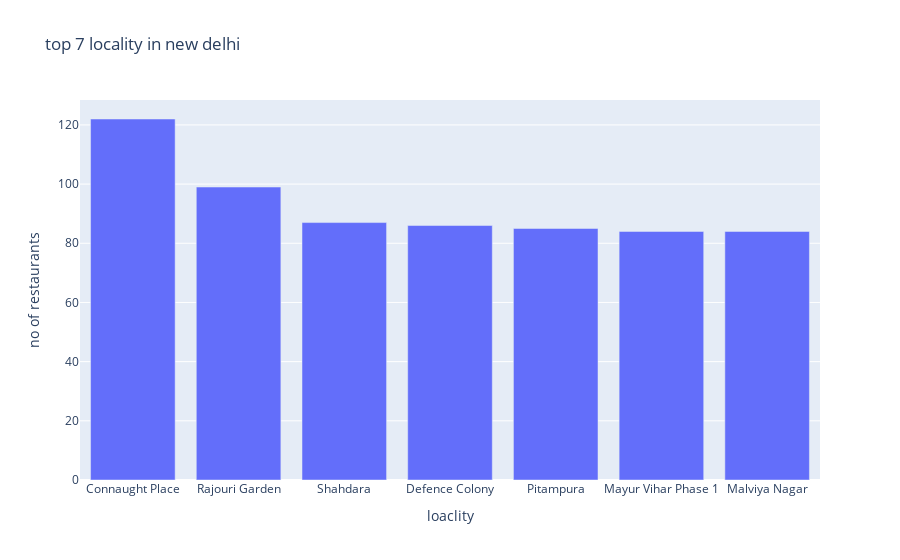

Source (notebook cell):
### Markdown cell above
## Top 7 locality in new delhi which has more number of restaurants (Q6)

### Code cell
new = df_ind[df_ind['City']=='New Delhi'].groupby('Locality')['Restaurant ID'].count().sort_values(ascending=False).reset_index()
px.bar(x=new['Locality'][:7],y=new['Restaurant ID'][:7],labels={'x':'loaclity','y':'no of restaurants'},title='top 7 locality in new delhi')

### Figure 1 — Plotly figure (JSON) as saved in the notebook; plotly's stock layout.template omitted (floating-point values rounded to 4 significant figures)
{"data": [{"alignmentgroup": "True", "hovertemplate": "loaclity=%{x}<br>no of restaurants=%{y}<extra></extra>", "legendgroup": "", "marker": {"color": "#636efa"}, "name": "", "offsetgroup": "", "orientation": "v", "showlegend": false, "textposition": "auto", "type": "bar", "x": ["Connaught Place", "Rajouri Garden", "Shahdara", "Defence Colony", "Pitampura", "Mayur Vihar Phase 1", "Malviya Nagar"], "xaxis": "x", "y": [122, 99, 87, 86, 85, 84, 84], "yaxis": "y"}], "layout": {"barmode": "relative", "legend": {"tracegroupgap": 0}, "title": {"text": "top 7 locality in new delhi"}, "xaxis": {"anchor": "y", "domain": [0, 1], "title": {"text": "loaclity"}}, "yaxis": {"anchor": "x", "domain": [0, 1], "title": {"text": "no of restaurants"}}}}
